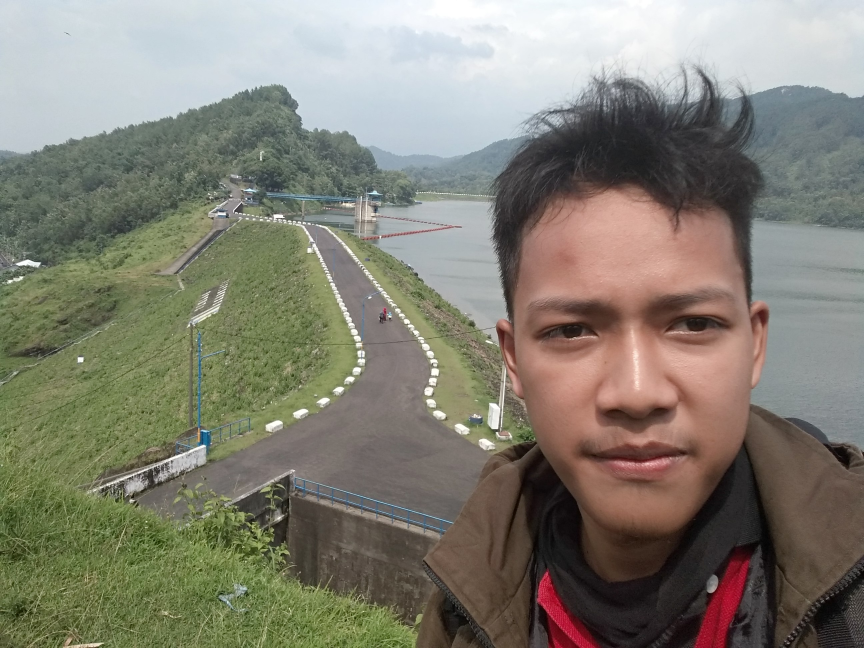
#> input picture 3.jpg, 2592 x 1944 px (shown at 1/3 size)
$ python photo.py 3.jpg 3.jpg
#> lines starting #> are read from the running program, lines starting #| are printed output that depends on the picture; after the words box and inside, x2 and y2 are one past the last pixel; in counts of white or black regions, pixels touching at a corner belong together
import cv2
import sys
import os

if len(sys.argv) < 2:
    sys.exit("Usage: python photo.py <image_path> <output_path>")

if not os.path.exists(sys.argv[2]):
    os.makedirs(sys.argv[2])

imagePath = sys.argv[1]
cascPath = cv2.data.haarcascades + 'haarcascade_frontalface_default.xml'
faceCascade = cv2.CascadeClassifier(cascPath)

image = cv2.imread(imagePath)
#> image is the input picture: shape (1944, 2592, 3); mean B, G, R 115.4, 128.1, 130.9
row, col = image.shape[:2]
#> row = 1944; col = 2592
if row > 900 or col > 900:
    row = round(row/4)
#> row = 486
    col = round(col/4)
#> col = 648
resized = cv2.resize(image, (col, row),  interpolation=cv2.INTER_NEAREST)

row, col = resized.shape[:2]

gray = cv2.cvtColor(resized, cv2.COLOR_BGR2GRAY)
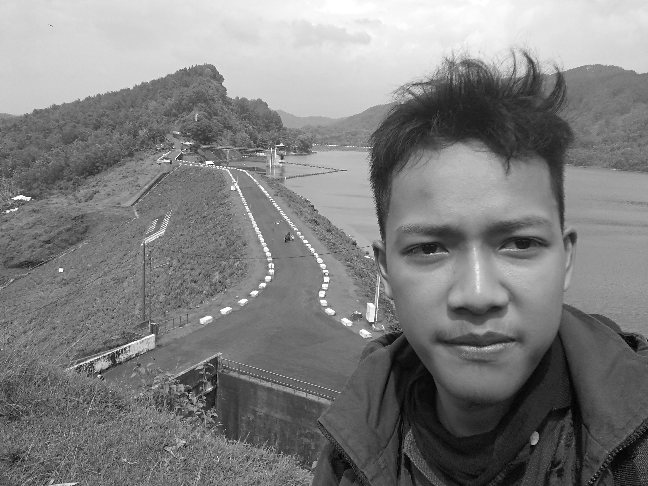
#> gray: shape (486, 648); min 0, max 255, mean 127.6

faces = faceCascade.detectMultiScale(
    gray,
    scaleFactor=1.1,
    minNeighbors=5,
    minSize=(50, 50),
)
#> faces = [[357, 154, 237, 237]]

rx = 113*3
ry = 151*3
filename = 'masspahmi.jpg'
resultPath = sys.argv[2]

cv2.imwrite(resultPath + "/resized_"+filename, resized)
cv2.imwrite(resultPath + "/ori_"+filename, image)
if len(faces) < 1:
    print("Error: Face not found")
    sys.exit(1)
if len(faces) > 1:
    print("Error: Found more than one face")
    sys.exit(1)

for (x, y, w, h) in faces:
    cx = x + w/2
    cy = y + h/2
    startX = int(cx - round(rx/2))
    startY = int(cy - round(ry/2))
    width = int(startX+rx)
    height = int(startY+ry)
    faces = resized[startY:height, startX:width]
    cv2.imwrite(resultPath + "/hasil_crop_"+filename, faces)

    newgray = cv2.cvtColor(faces, cv2.COLOR_BGR2GRAY)

    (thresh, im_bw) = cv2.threshold(newgray, 128, 255, cv2.THRESH_BINARY)
    im_bw = cv2.threshold(newgray, thresh, 255, cv2.THRESH_BINARY)[1]
    cv2.imwrite(resultPath + "/hitam_putih_"+filename, im_bw)

    blue = faces.copy()
    blue[:, :, 1] = 0
    blue[:, :, 2] = 0
    cv2.imwrite(resultPath + "/warna_biru_"+filename, blue)

    green = faces.copy()
    green[:, :, 0] = 0
    green[:, :, 2] = 0
    cv2.imwrite(resultPath + "/warna_hijau_"+filename, green)

    red = faces.copy()
    red[:, :, 0] = 0
    red[:, :, 1] = 0
    cv2.imwrite(resultPath + "/warna_merah_"+filename, red)

    bordersize = 10
    border = cv2.copyMakeBorder(
        faces,
        top=bordersize,
        bottom=bordersize,
        left=bordersize,
        right=bordersize,
        borderType=cv2.BORDER_CONSTANT,
        value=[255, 255, 255]
    )
    cv2.imwrite(resultPath + "/bingkai_putih_"+filename, border)
#> this loop made 1 pass
#> (x, y, w, h, cx, cy, startX, startY) on pass 1: (357, 154, 237, 237, 475.5, 272.5, 305, 46)
#> pass 1, `faces = resized[startY:height, startX:width]`:
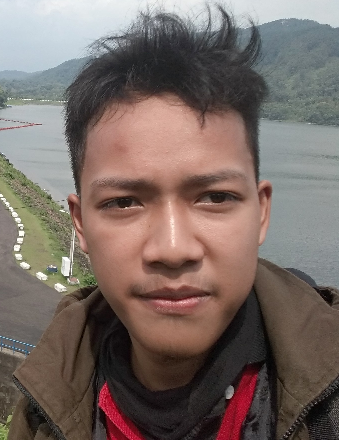
#> faces: shape (440, 339, 3); mean B, G, R 100.9, 106.6, 120.8
#> pass 1, `newgray = cv2.cvtColor(faces, cv2.COLOR_BGR2GRAY)`:
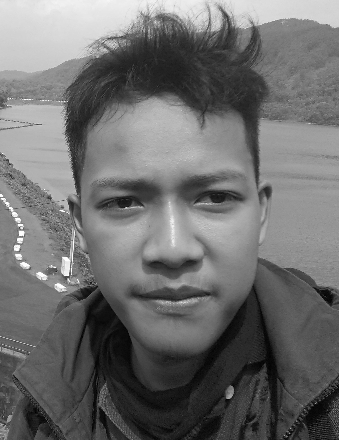
#> newgray: shape (440, 339); min 0, max 255, mean 110.2
#> pass 1, `(thresh, im_bw) = cv2.threshold(newgray, 128, 255, cv2.THRESH_BINARY)`:
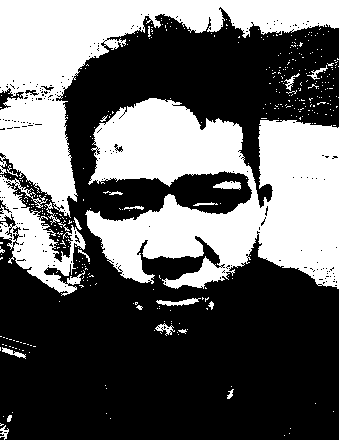
#> im_bw: shape (440, 339); 38.8% white; 375 white regions (351 under 20 px), largest, box (x1, y1, x2, y2) and area: (85, 98, 339, 289) 30559, (0, 0, 339, 218) 21391, (0, 175, 86, 296) 4025
#> pass 1, `cv2.imwrite(resultPath + "/warna_biru_"+filename, blue)`:
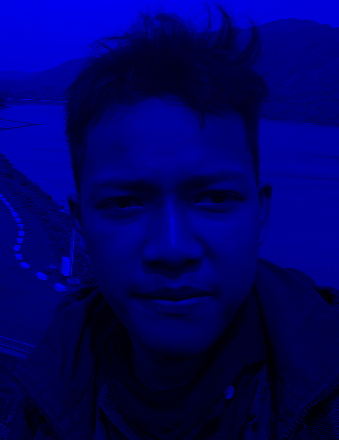
#> saved as warna_biru_masspahmi.jpg: shape (440, 339, 3); mean B, G, R 100.9, 0, 0
#> after the loop:
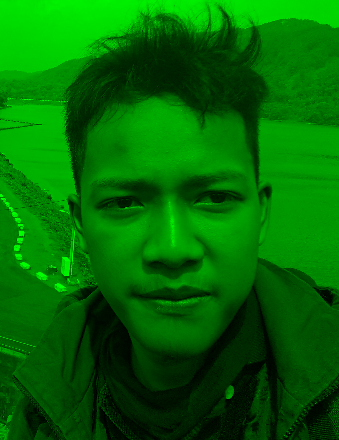
#> green: shape (440, 339, 3); mean B, G, R 0, 106.6, 0
#> after the loop:
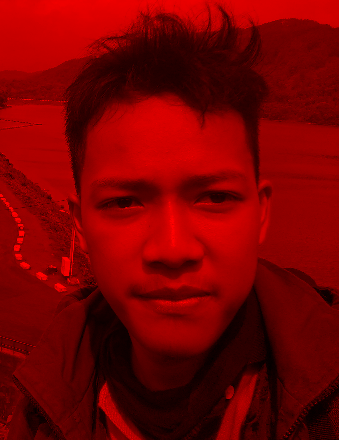
#> red: shape (440, 339, 3); mean B, G, R 0, 0, 120.8
